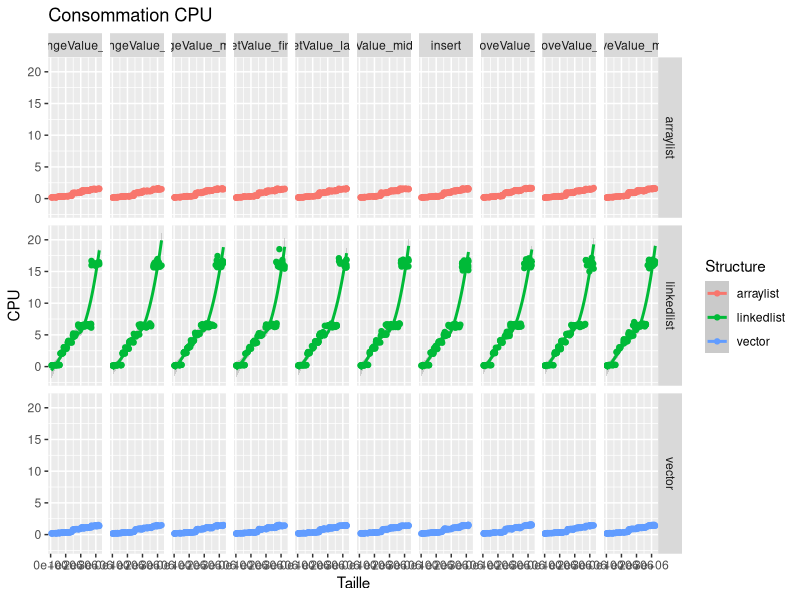
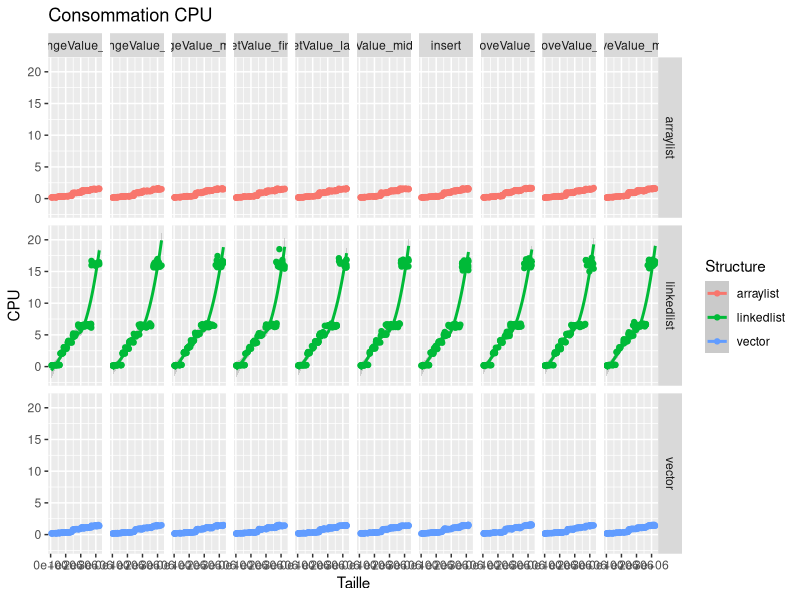

Write the R code that produced these figures, in order. (Note: this script raises an error after producing the figures.)
#!/usr/bin/env Rscript

library(ggplot2)
library(dplyr)
perf <- read.table("Perf.csv",sep=",",dec=".", header=TRUE)

attach(perf)

ggplot(perf,aes(x=Taille,y=CPU,color=Structure)) +
geom_smooth() +
geom_point() +
facet_grid(Structure ~ Action) +
ggtitle("Consommation CPU")
ggsave("img/Graph_Time.png")


ggplot(perf,aes(x=Taille,y=CPU,color=Structure)) +
geom_smooth() +
geom_point() +
filter(perf, Structure != "linkedlist")+
facet_grid(Structure ~ Action)+
ggtitle("Consommation_CPU_VA")
ggsave("img/Graph_Time_VA.png")

ggplot(perf,aes(x=Taille,y=CPU,color=Structure)) +
geom_smooth() +
geom_point() +
coord_cartesian(y=c(0,2))+
facet_grid(Structure ~ Action)+
ggtitle("Consommation CPU VA")
ggsave("img/Graph_Time_VA2.png")

ggplot(perf,aes(x=Taille,y=Mem,color=Structure)) +
geom_smooth() +
geom_point() +
facet_grid(Structure ~ Action) +
ggtitle("Consommation mémoire") +
ggsave("img/Graph_Mem.png")

ggplot(perf,aes(x=Taille,y=Mem,color=Structure)) +
geom_smooth() +
geom_point() +
filter(perf, Structure != "linkedlist")+
facet_grid(Structure ~ Action)+
ggtitle("Consommation_CPU_VA")
ggsave("imgAnalyse/Graph_Memoire_VA.png")

ggplot(perf,aes(x=Taille,y=Mem,color=Structure)) +
geom_smooth() +
geom_point() +
coord_cartesian(y=c(50000,170000))+
facet_grid(Structure ~ Action) +
ggtitle("Consommation mémoire VA") +
ggsave("imgAnalyse/Graph_Memoire_VA2.png")


ggplot(perf[perf$Action=="getValue_first" | perf$Action=="getValue_middle" | perf$Action=="getValue_last"
	 & perf$Structure=="linkedlist",], aes(x=Taille, y=CPU, color=Action)) + geom_point() + geom_smooth() + facet_grid(.~Action)
		 ggtitle("CPU d'accès à une LinkedList")
ggsave("imgAnalyse/linkedList_get.png")

ggplot(perf[perf$Action=="getValue_first" & perf$Structure=="arraylist" | perf$Action=="getValue_middle" & perf$Structure=="arraylist" | perf$Action=="getValue_last"
	 & perf$Structure=="arraylist",], aes(x=Taille, y=CPU, color=Action)) + geom_point() + geom_smooth() + facet_grid(.~Action)
		 ggtitle("CPU d'accès à une ArrayList")
ggsave("imgAnalyse/arraylist_get.png")

ggplot(perf[perf$Action=="getValue_first" & perf$Structure=="vector" | perf$Action=="getValue_middle" & perf$Structure=="vector" | perf$Action=="getValue_last"
	 & perf$Structure=="vector",], aes(x=Taille, y=CPU, color=Action)) + geom_point() + geom_smooth() + facet_grid(.~Action)
		 ggtitle("CPU d'accès à un Vecteur")
ggsave("imgAnalyse/vector_get.png")

ggplot(perf[perf$Action=="changeValue_first" & perf$Structure=="arraylist" | perf$Action=="changeValue_middle" & perf$Structure=="arraylist" | perf$Action=="changeValue_last"
	 & perf$Structure=="arraylist",], aes(x=Taille, y=CPU, color=Action)) + geom_point() + geom_smooth() + facet_grid(.~Action)
		 ggtitle("CPU de modification d'un objet d'une ArrayList")
ggsave("imgAnalyse/arraylist_modify.png")

ggplot(perf[perf$Action=="changeValue_first" & perf$Structure=="vector" | perf$Action=="changeValue_middle" & perf$Structure=="vector" | perf$Action=="changeValue_last"
	 & perf$Structure=="vector",], aes(x=Taille, y=CPU, color=Action)) + geom_point() + geom_smooth() + facet_grid(.~Action)
		 ggtitle("CPU de modification d'un objet d'un Vecteur")
ggsave("imgAnalyse/vector_modify.png")

ggplot(perf[perf$Action=="changeValue_first" & perf$Structure=="linkedlist" | perf$Action=="changeValue_middle" & perf$Structure=="linkedlist" | perf$Action=="changeValue_last"
	 & perf$Structure=="linkedlist",], aes(x=Taille, y=CPU, color=Action)) + geom_point() + geom_smooth() + facet_grid(.~Action)
		 ggtitle("CPU de modification d'un objet d'une LinkedList")
ggsave("img/linkedlist_modify.png")

ggplot(perf[perf$Action=="removeValue_first" & perf$Structure=="arraylist" | perf$Action=="removeValue_middle" & perf$Structure=="arraylist" | perf$Action=="removeValue_last"
	 & perf$Structure=="arraylist",], aes(x=Taille, y=CPU, color=Action)) + geom_point() + geom_smooth() + facet_grid(.~Action)
		 ggtitle("CPU de suppresion d'un objet d'une ArrayList")
ggsave("img/arraylist_remove.png")

ggplot(perf[perf$Action=="removeValue_first" & perf$Structure=="vector" | perf$Action=="removeValue_middle" & perf$Structure=="vector" | perf$Action=="removeValue_last"
	 & perf$Structure=="vector",], aes(x=Taille, y=CPU, color=Action)) + geom_point() + geom_smooth() + facet_grid(.~Action)
		 ggtitle("CPU de suppresion d'un objet d'un Vecteur")
ggsave("img/vector_remove.png")

ggplot(perf[perf$Action=="removeValue_first" & perf$Structure=="linkedlist" | perf$Action=="removeValue_middle" & perf$Structure=="linkedlist" | perf$Action=="removeValue_last"
	 & perf$Structure=="linkedlist",], aes(x=Taille, y=CPU, color=Action)) + geom_point() + geom_smooth() + facet_grid(.~Action)
		 ggtitle("CPU de suppresion d'un objet d'une LinkedList")
ggsave("img/linkedlist_remove.png")

Memory

ggplot(perf[perf$Action=="getValue_first" & perf$Structure=="arraylist" | perf$Action=="getValue_middle" & perf$Structure=="arraylist" | perf$Action=="getValue_last"
	 & perf$Structure=="arraylist",], aes(x=Taille, y=Mem, color=Action)) + geom_point() + geom_smooth() + facet_grid(.~Action)
		 ggtitle("Mem nécessaire pour accéder à une ArrayList")
ggsave("img/arraylist_memory_get.png")

ggplot(perf[perf$Action=="getValue_first" & perf$Structure=="vector" | perf$Action=="getValue_middle" & perf$Structure=="vector" | perf$Action=="getValue_last"
	 & perf$Structure=="vector",], aes(x=Taille, y=Mem, color=Action)) + geom_point() + geom_smooth() + facet_grid(.~Action)
		 ggtitle("Mem nécessaire pour accéder  à un Vecteur")
ggsave("img/vector_memory_get.png")

ggplot(perf[perf$Action=="getValue_first" | perf$Action=="getValue_middle" | perf$Action=="getValue_last"
	 & perf$Structure=="linkedlist",], aes(x=Taille, y=Mem, color=Action)) + geom_point() + geom_smooth() + facet_grid(.~Action)
		 ggtitle("Mem nécessaire pour accéder à une LinkedList")
ggsave("img/linkedList_memory_get.png")

ggplot(perf[perf$Action=="changeValue_first" & perf$Structure=="arraylist" | perf$Action=="changeValue_middle" & perf$Structure=="arraylist" | perf$Action=="changeValue_last"
	 & perf$Structure=="arraylist",], aes(x=Taille, y=Mem, color=Action)) + geom_point() + geom_smooth() + facet_grid(.~Action)
		 ggtitle("Mémoire nécessaire pour la modification d'un objet d'une ArrayList")
ggsave("img/arraylist_modify_memory.png")

ggplot(perf[perf$Action=="changeValue_first" & perf$Structure=="vector" | perf$Action=="changeValue_middle" & perf$Structure=="vector" | perf$Action=="changeValue_last"
	 & perf$Structure=="vector",], aes(x=Taille, y=Mem, color=Action)) + geom_point() + geom_smooth() + facet_grid(.~Action)
		 ggtitle("Mémoire nécessaire pour la modification d'un objet d'un Vecteur")
ggsave("img/vector_modify_memory.png")

ggplot(perf[perf$Action=="changeValue_first" & perf$Structure=="linkedlist" | perf$Action=="changeValue_middle" & perf$Structure=="linkedlist" | perf$Action=="changeValue_last"
	 & perf$Structure=="linkedlist",], aes(x=Taille, y=Mem, color=Action)) + geom_point() + geom_smooth() + facet_grid(.~Action)
		 ggtitle("Mémoire nécessaire pour la modification d'un objet d'une LinkedList")
ggsave("img/linkedlist_modify_memory.png")

ggplot(perf[perf$Action=="removeValue_first" & perf$Structure=="arraylist" | perf$Action=="removeValue_middle" & perf$Structure=="arraylist" | perf$Action=="removeValue_last"
	 & perf$Structure=="arraylist",], aes(x=Taille, y=Mem, color=Action)) + geom_point() + geom_smooth() + facet_grid(.~Action)
		 ggtitle("Mémoire nécessaire pour la suppresion d'un objet d'une ArrayList")
ggsave("img/arraylist_remove_memory.png")

ggplot(perf[perf$Action=="removeValue_first" & perf$Structure=="vector" | perf$Action=="removeValue_middle" & perf$Structure=="vector" | perf$Action=="removeValue_last"
	 & perf$Structure=="vector",], aes(x=Taille, y=Mem, color=Action)) + geom_point() + geom_smooth() + facet_grid(.~Action)
		 ggtitle("Mémoire nécessaire pour la suppresion d'un objet d'un Vecteur")
ggsave("img/vector_remove_memory.png")

ggplot(perf[perf$Action=="removeValue_first" & perf$Structure=="linkedlist" | perf$Action=="removeValue_middle" & perf$Structure=="linkedlist" | perf$Action=="removeValue_last"
	 & perf$Structure=="linkedlist",], aes(x=Taille, y=Mem, color=Action)) + geom_point() + geom_smooth() + facet_grid(.~Action)
		 ggtitle("Mémoire nécessaire pour la suppresion d'un objet d'une LinkedList")
ggsave("img/linkedlist_remove_memory.png")
